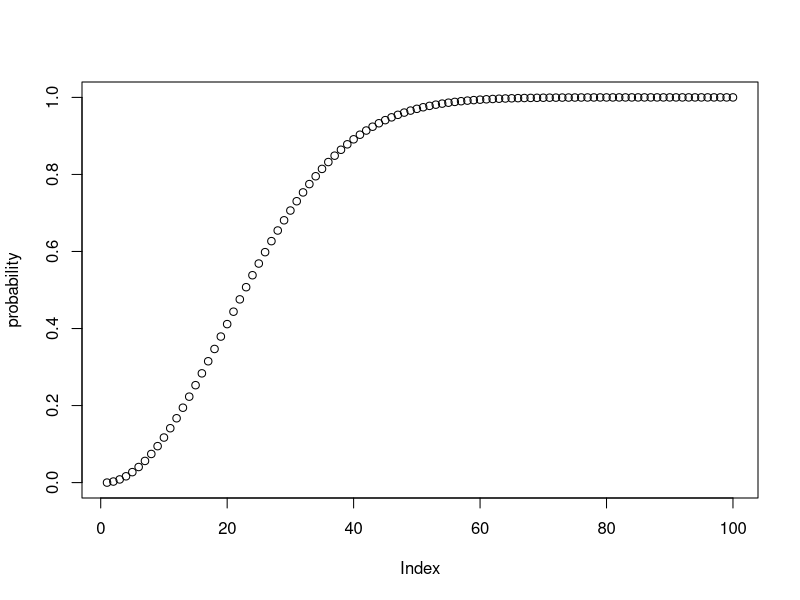
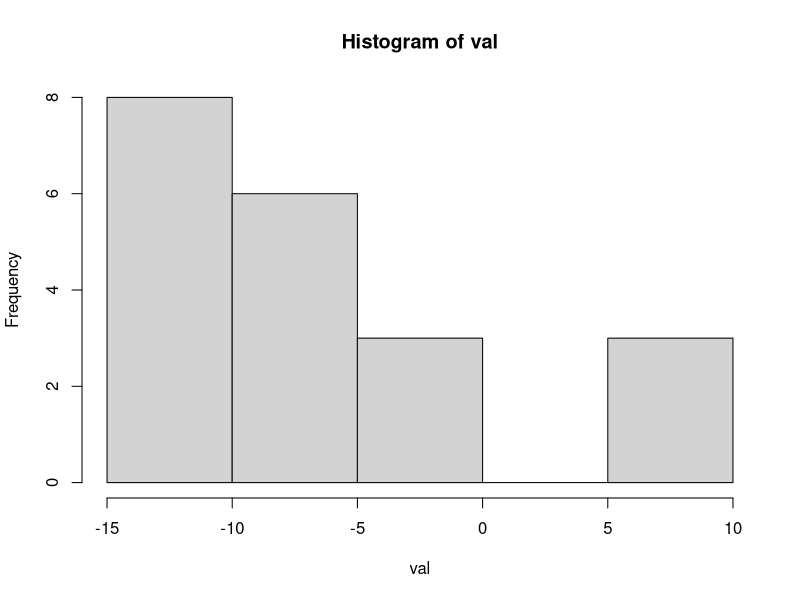

These figures' R source, in order:
n <- 100
s = 1
probability = vector(length = n)
for(i in 1:n){
  s = (s*(366-i))/365
  p = 1-s
  probability[i] = p
}

#Q4.1.1
plot(probability)
print(paste("Probability that atleast 2 have birthday on same day",sum(probability)/n))
#Q4.1.2
for (i in 1:n) {
  if (probability[i] >= 0.5)
  {
    print(paste("Smallest number of n for which probability is greater than 0.5 is ",i))
    break
  }
}


#Q4.2.1
n2 <- 10
val = vector(length=n2)
heads = vector(length=20)
for(i in 1:20){
  x = sample(c(0,1),size=10,replace=TRUE,prob=c(0.4,0.6))
  heads[i] = sum(x)
  val[i] = (heads[i]*heads[i] - 7*heads[i])
}
hist(val)
summary(val)
